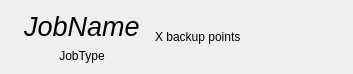
<?xml version="1.0" encoding="UTF-8"?>
<ui version="4.0">
 <class>AbstractBackupJobDisplay</class>
 <widget class="QWidget" name="AbstractBackupJobDisplay">
  <property name="geometry">
   <rect>
    <x>0</x>
    <y>0</y>
    <width>353</width>
    <height>72</height>
   </rect>
  </property>
  <property name="windowTitle">
   <string>Form</string>
  </property>
  <layout class="QHBoxLayout" name="horizontalLayout">
   <item>
    <widget class="QLabel" name="imageLabel">
     <property name="sizePolicy">
      <sizepolicy hsizetype="Fixed" vsizetype="Fixed">
       <horstretch>0</horstretch>
       <verstretch>0</verstretch>
      </sizepolicy>
     </property>
     <property name="maximumSize">
      <size>
       <width>50</width>
       <height>50</height>
      </size>
     </property>
     <property name="text">
      <string/>
     </property>
     <property name="pixmap">
      <pixmap resource="../resources/resources.qrc">:/icons/folderBackup</pixmap>
     </property>
     <property name="scaledContents">
      <bool>true</bool>
     </property>
    </widget>
   </item>
   <item>
    <layout class="QVBoxLayout" name="verticalLayout">
     <item>
      <widget class="QLabel" name="titleLabel">
       <property name="font">
        <font>
         <pointsize>20</pointsize>
         <italic>true</italic>
        </font>
       </property>
       <property name="text">
        <string>JobName</string>
       </property>
      </widget>
     </item>
     <item>
      <widget class="QLabel" name="typeLabel">
       <property name="text">
        <string>JobType</string>
       </property>
       <property name="alignment">
        <set>Qt::AlignCenter</set>
       </property>
      </widget>
     </item>
    </layout>
   </item>
   <item>
    <widget class="QStackedWidget" name="backupInfoWidget">
     <property name="currentIndex">
      <number>2</number>
     </property>
     <widget class="QWidget" name="noBackupPage">
      <layout class="QHBoxLayout" name="horizontalLayout_2">
       <item>
        <widget class="QLabel" name="label">
         <property name="text">
          <string>No backups configured</string>
         </property>
        </widget>
       </item>
      </layout>
     </widget>
     <widget class="QWidget" name="singleBackupPage">
      <layout class="QVBoxLayout" name="verticalLayout_3">
       <item>
        <layout class="QFormLayout" name="formLayout">
         <item row="0" column="0">
          <widget class="QLabel" name="label_3">
           <property name="text">
            <string>Source</string>
           </property>
          </widget>
         </item>
         <item row="0" column="1">
          <widget class="QLabel" name="sourceLabel">
           <property name="text">
            <string>/my/source</string>
           </property>
          </widget>
         </item>
         <item row="1" column="0">
          <widget class="QLabel" name="label_4">
           <property name="text">
            <string>Destination</string>
           </property>
          </widget>
         </item>
         <item row="1" column="1">
          <widget class="QLabel" name="destinationLabel">
           <property name="text">
            <string>/my/destination/</string>
           </property>
          </widget>
         </item>
        </layout>
       </item>
      </layout>
     </widget>
     <widget class="QWidget" name="multipleBackupPage">
      <layout class="QVBoxLayout" name="verticalLayout_2">
       <item>
        <widget class="QLabel" name="mutipleBackupsLabel">
         <property name="text">
          <string>X backup points</string>
         </property>
        </widget>
       </item>
      </layout>
     </widget>
    </widget>
   </item>
  </layout>
 </widget>
 <resources>
  <include location="../resources/resources.qrc"/>
 </resources>
 <connections/>
</ui>
